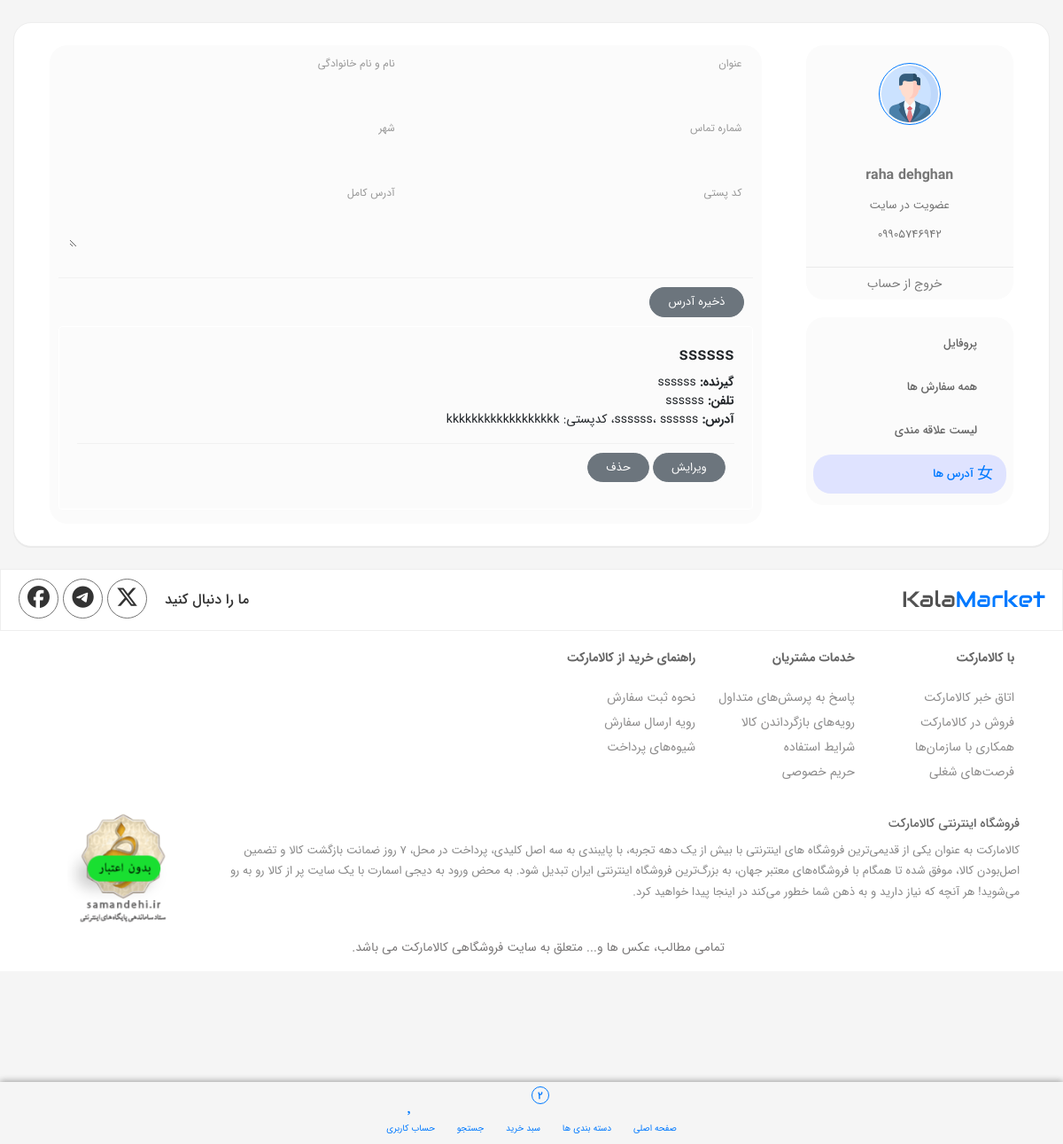
The page /account/address/ (signed in) on the database its author committed.
### apps/account/models.py (models this page shows, shortened)
class Profile(models.Model):
    user = models.OneToOneField(User, on_delete=models.CASCADE, related_name='profile')
    phone = models.CharField(max_length=11, blank=True, null=True)
    address = models.TextField(blank=True, null=True)
    receive_newsletter = models.BooleanField(default=False)

class Address(models.Model):
    user = models.ForeignKey(User, on_delete=models.CASCADE, related_name='addresses')
    title = models.CharField(max_length=50, verbose_name='عنوان (مثلاً خانه، محل کار)')
    full_name = models.CharField(max_length=100, verbose_name='نام و نام خانوادگی گیرنده')
    phone = models.CharField(max_length=15, verbose_name='شماره تماس')
    address = models.TextField(verbose_name='آدرس کامل')
    city = models.CharField(max_length=50, verbose_name='شهر')
    postal_code = models.CharField(max_length=20, verbose_name='کد پستی')
    created_at = models.DateTimeField(auto_now_add=True)

### apps/account/views.py (the view)
# urls.py: path('address/', views.address_list, name='address'),
@login_required
def address_list(request):
    addresses = request.user.addresses.all()
    user = request.user
    return render(request, 'account/address.html', {'addresses': addresses,'jalali_joined': to_jalali(user.date_joined),})

### apps/account/views.py (called while the page is built)
def to_jalali(date):
    return jdatetime.date.fromgregorian(date=date).strftime("%Y/%m/%d")

### apps/catalog/context_processors.py (called while the page is built, shortened)
def navbar_data(request):
    categories = Category.objects.prefetch_related('subcategories__brands', 'subcategories__product_type','subcategories__children','subcategories__children__children').all()
    return {
        'navbar_categories': categories,
    }

def cart_context(request):
    cart = request.session.get('cart', {})
    total = 0
    total_items = 0
    return {
        'total': total,
        'total_items': total_items,
    }

def wishlist_count(request):
    count = 0
    if request.user.is_authenticated:
        count = Wishlist.objects.filter(user=request.user).count()
    return {'wishlist_count': count}

### apps/account/templates/account/address.html (shortened to what this page needs)
{% extends 'base.html' %}
{% load static %}
{% block content %}
<div class="container-main">
    <div class="d-block">
        <section class="profile-home">
            <div class="col-lg">
                <div class="post-item-profile order-1 d-block">
                    <div class="col-lg-3 col-md-3 col-xs-12 pr">
                        <div class="sidebar-profile sidebar-navigation">
                            <section class="profile-box">
                                <header class="profile-box-header-inline">
                                    <div class="profile-avatar user-avatar profile-img">
                                        <img src="{% static 'assets/images/man.png' %}">
                                    </div>
                                </header>
                                <footer class="profile-box-content-footer">
                                    <span class="profile-box-nameuser">{{ user.username }}</span>
                                    <span class="profile-box-registery-date">عضویت در سایت {{ jalali_joined }}</span>
                                    <span class="profile-box-phone">{{ user.profile.phone|default:"-" }}</span>
                                    <div class="profile-box-tabs">
                                        <a href="#" onclick="event.preventDefault(); document.getElementById('logout-form').submit();" class="mdi mdi-logout-variant">خروج از حساب</a>
                                    </div>
                                </footer>
                            </section>
                            <section class="profile-box">
                                <ul class="profile-account-navs">
                                   <li class="profile-account-nav-item navigation-link-dashboard"><a href="{% url 'account:profile' %}"><i class="mdi mdi-account-outline"></i> پروفایل</a></li>
                                    <li class="profile-account-nav-item navigation-link-dashboard"><a href="{%url 'orders:user_orders' %}"><i class="mdi mdi-cart"></i> همه سفارش ها</a></li>
                                    <li class="profile-account-nav-item navigation-link-dashboard"><a href="{%url 'catalog:wishlist' %}"><i class="mdi mdi-heart"></i> لیست علاقه مندی</a></li>
                                    <li class="profile-account-nav-item"><a href="{% url 'account:address' %}" class="active"><i class="mdi mdi-map-outline"></i> آدرس ها</a></li>
                                </ul>
                            </section>
                        </div>
                    </div>
                    <div class="col-lg-9 col-md-9 col-xs-12 pl">
                        <div class="profile-content">
                            <div class="profile-stats">
                                <form method="post" action="{% if editing_address %}{% url 'account:address_edit' editing_address.id %}{% else %}{% url 'account:address_add' %}{% endif %}">
    <table class="table table-profile">
        <tbody>
            <tr>
                <td><div class="title">عنوان</div><div class="value"><input type="text" name="title" class="input-plain" value="{{ editing_address.title|default:'' }}" required></div></td>
                <td><div class="title">نام و نام خانوادگی</div><div class="value"><input type="text" name="full_name" class="input-plain" value="{{ editing_address.full_name|default:'' }}" required></div></td>
            </tr>
            <tr>
                <td><div class="title">شماره تماس</div><div class="value"><input type="text" name="phone" class="input-plain" value="{{ editing_address.phone|default:'' }}" required></div></td>
                <td><div class="title">شهر</div><div class="value"><input type="text" name="city" class="input-plain" value="{{ editing_address.city|default:'' }}" required></div></td>
            </tr>
            <tr>
                <td><div class="title">کد پستی</div><div class="value"><input type="text" name="postal_code" class="input-plain" value="{{ editing_address.postal_code|default:'' }}" required></div></td>
                <td><div class="title">آدرس کامل</div><div class="value"><textarea name="address" class="input-plain" rows="2" required>{{ editing_address.address|default:'' }}</textarea></div></td>
            </tr>
        </tbody>
    </table>
    <div class="profile-edit-action">
        <button type="submit" class="link-spoiler-edit btn btn-secondary">ذخیره آدرس</button>
    </div>
</form>
                                {% for address in addresses %}
                                <div class="card mb-3">
                                    <div class="card-body" style="font-family: inherit; font-size: 14px;">
                                        <h5>{{ address.title }}</h5>
                                        <p><strong>گیرنده:</strong> {{ address.full_name }}<br>
                                        <strong>تلفن:</strong> {{ address.phone }}<br>
                                        <strong>آدرس:</strong> {{ address.address }}، {{ address.city }}، کدپستی: {{ address.postal_code }}</p>
                                        <div class="profile-edit-action">
                                           <a href="{% url 'account:address_edit' address.id %}" class="btn btn-secondary btn-sm rounded-pill">ویرایش</a>
<button class="delete-address-btn link-spoiler-edit btn btn-secondary rounded-pill"
        data-id="{{ address.id }}"
        data-url="{% url 'account:address_delete' address.id %}">
    حذف
</button>
                              </div>
                                </div>
                                {% empty %}
                                <p>هیچ آدرسی ثبت نشده است.</p>
                                {% endfor %}
                            </div>
                        </div>
                    </div>
                </div>
            </div>
        </section>
    </div>
</div>
{% endblock %}

### apps/account/templates/account/address.html (style rules this page uses)
.input-plain { border: none; background: transparent; width: 100%; padding: 5px 0; font-size: inherit; font-family: inherit; color: inherit; outline: none; border-bottom: 1px solid transparent; }
.table-profile input, .table-profile textarea { background: transparent; border: none; width: 100%; }
.btn-secondary, .link-spoiler-edit, .delete-address-btn { border-radius: 30px !important; padding: 5px 12px !important; }
.profile-edit-action .btn { padding: 8px 20px !important; font-size: 13px !important; border-radius: 50px !important; line-height: 1.2 !important; }

### rows shown on the page
Address: title "ssssss", full_name "ssssss", phone "ssssss", address "ssssss", city "ssssss", postal_code "kkkkkkkkkkkkkkkkkk"

### other values the page prints
{{ user.username }} "raha dehghan"
{{ user.profile.phone|default:"-" }} "09905746942"
